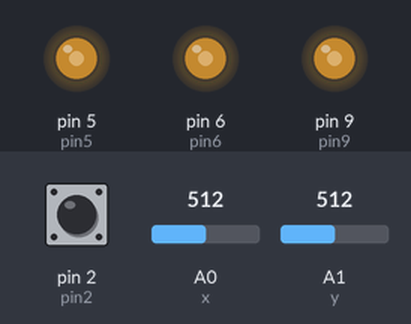
A sketch run on a simulated Arduino Uno, built with avr-gcc and run on an emulated ATmega328P. On the bench: output pins drawn as LEDs (lit = HIGH). The inputs (shaded band) are chosen by the test bench; at power-on: A0 (x) = 512, A1 (y) = 512, pin 2 (pin2) HIGH.

Above: at 1.2 s.
1.3 s: A0 (x) set to 716
At 2.2 s:
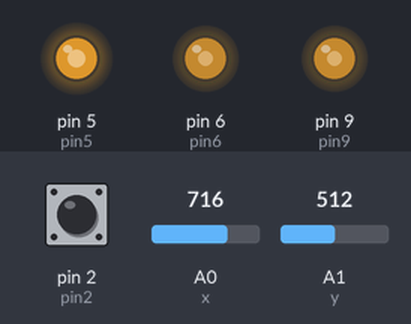
2.8 s: A1 (y) set to 716
At 3.6 s:
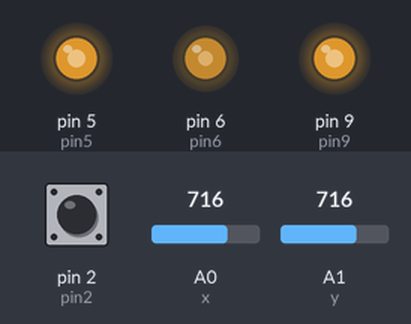
4.3 s: pin 2 (pin2) pulled LOW for 0.15 s
At 4.38 s:
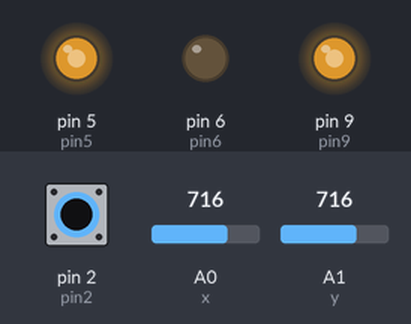
5.9 s: A0 (x) set to 900
At 6.9 s:
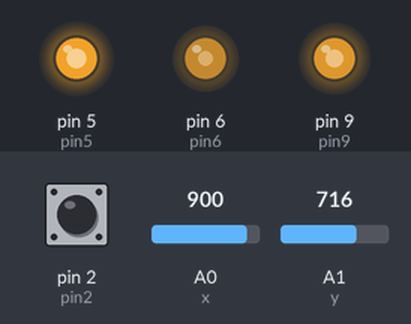
7.4 s: A1 (y) set to 900
At 8.3 s:
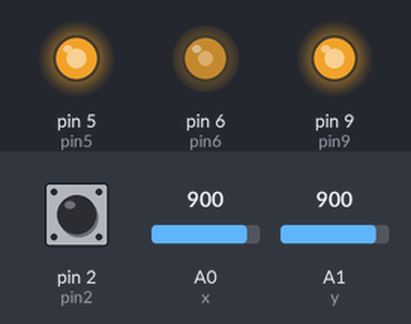
8.9 s: pin 2 (pin2) pulled LOW for 1 s
At 9.7 s:
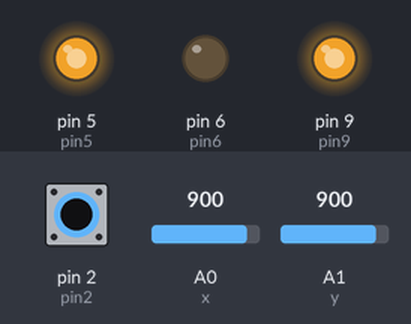
Timing chart, 0 to 11.9 s (numbered marks = the images above; inputs shaded):
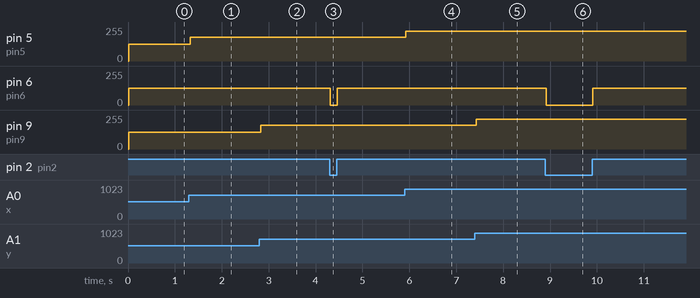

The sketch:

RGB.ino
```cpp
int pin5=5;
int pin6=6;
int pin9=9;
int x=A0;
int y =A1;
int valuex;
int valuey;
int mapx;
int mapy;
int pin2=2;
int button;

void setup() {
  // put your setup code here, to run once:
pinMode(pin5,OUTPUT);
pinMode(pin6,OUTPUT);
pinMode(pin9,OUTPUT);
pinMode(pin2,INPUT);
pinMode(x,INPUT);
pinMode(y,INPUT);
Serial.begin(9600);
digitalWrite(pin2, HIGH);
}

void loop() {
  // put your main code here, to run repeatedly:

  valuex = analogRead(x);
  valuey=analogRead(y);

  delay(20);
  valuex= map(valuex,0,1023,0,255);
  valuey = map(valuey,0,1023,0,255);
  button = digitalRead(pin2)*125;
  //Serial.println(button);
  //Serial.println(valuex);
  //Serial.println(valuey);


  color(valuex,button,valuey); //red

}

void color(int red, int green, int blue){

  analogWrite(pin5,red);
  analogWrite(pin6,green);
  analogWrite(pin9,blue);
}
```

Measured:
- after the input at 1.3 s, pin 5 (pin5): 127/255 → 178/255 at once
- after the input at 2.8 s, pin 9 (pin9): 127/255 → 178/255 at once
- after the input at 4.3 s, pin 6 (pin6): 125/255 → 0/255 at once, → 125/255 0.14 s later
- after the input at 5.9 s, pin 5 (pin5): 178/255 → 224/255 at once
- after the input at 7.4 s, pin 9 (pin9): 178/255 → 224/255 at once
- after the input at 8.9 s, pin 6 (pin6): 125/255 → 0/255 at once, → 125/255 1.0 s later
